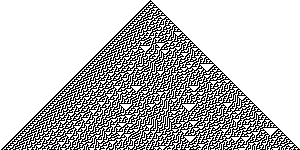

This figure's Python source:
#coding:utf-8
from PIL import Image, ImageDraw, ImageFont

OFF, ON = 0, 1

def dec2bin(n):
    """10進数を2進数の01リストに変換
    下位ビットから順番に並べる"""
    bit_list = []
    for i in range(8):
        bit_list.append(n % 2)
        n /= 2
    return bit_list

def ca(width, height, rulenum):
    """1次元セルオートマトンの図を描画"""
    results = []

    # 初期状態（中央のセルだけON）
    first_row = [0] * width
    first_row[int(width / 2)] = ON
    results.append(first_row)

    # ルールの番号から次の状態のビット列を得る
    rule = dec2bin(rulenum)

    for i in range(height - 1):
        old_row = results[-1]
        new_row = []
        for j in range(width):
            # widthの剰余を取るのは、端同士がつながっているため
            n = 4 * old_row[(j-1)%width] + 2 * old_row[j] + old_row[(j+1)%width]
            new_row.append(int(rule[n]))
        results.append(new_row)
    return results

def render(results, width, height, filename="cellautomn.png"):
    """セルオートマトンを描画"""
    img = Image.new("RGB", (width, height), (255,255,255))
    draw = ImageDraw.Draw(img)
    for y in range(height):
        for x in range(width):
            if results[y][x] == ON:
                draw.point((x, y), (0, 0, 0))
    img.save(filename, "PNG")

if __name__ == "__main__":
    width, height = 300, 150
    rulenum = 30
    results = ca(width, height, rulenum)
    render(results, width, height)